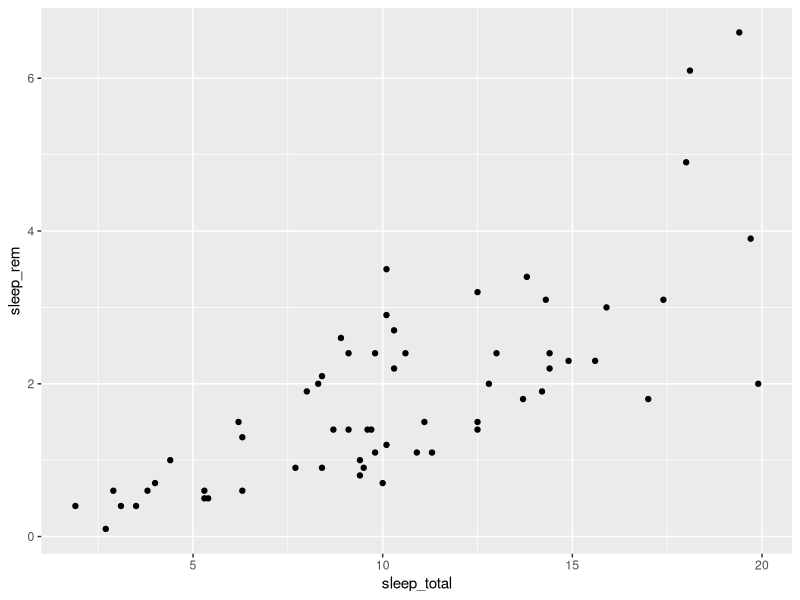
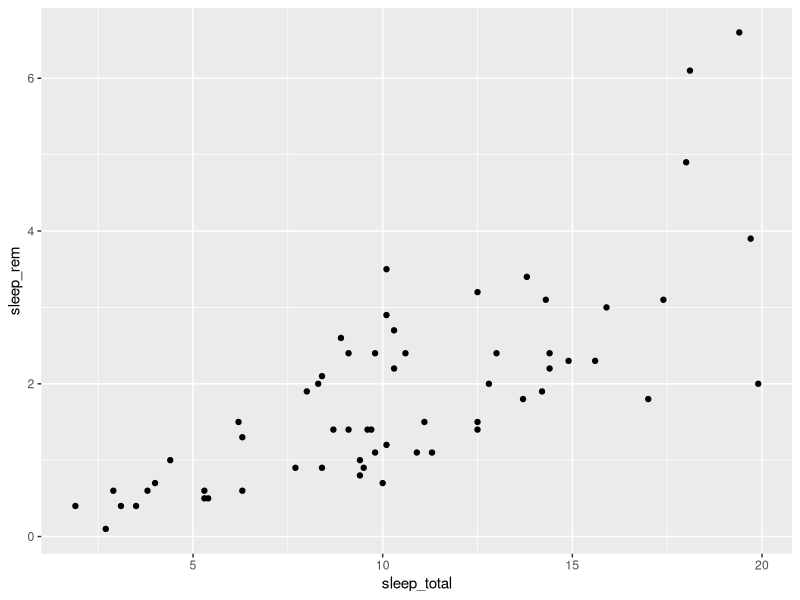
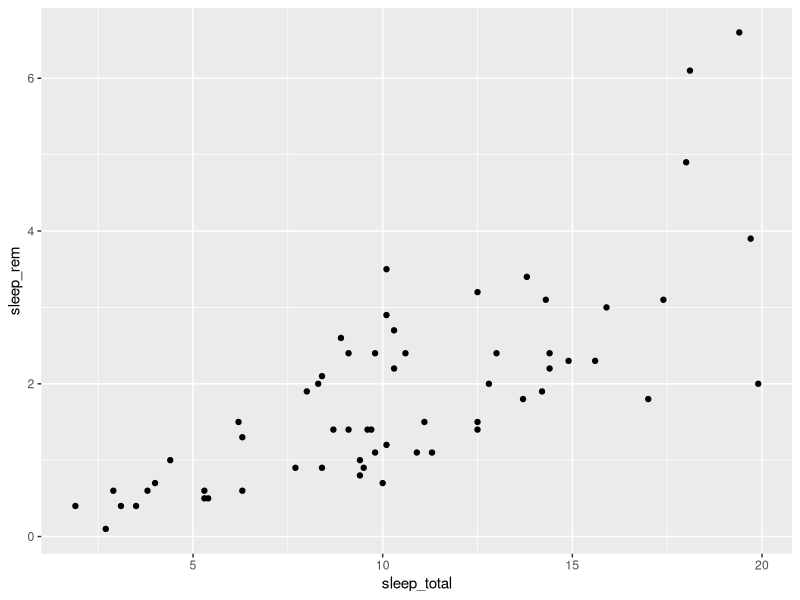
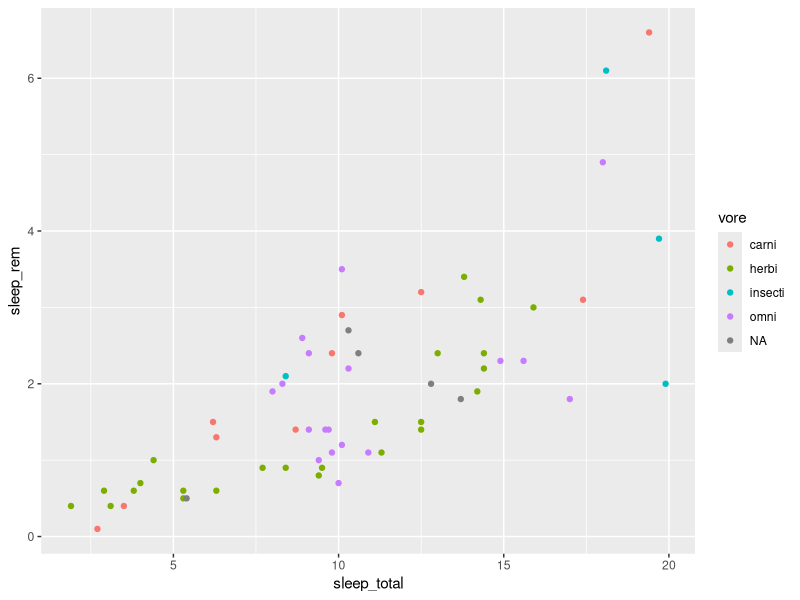
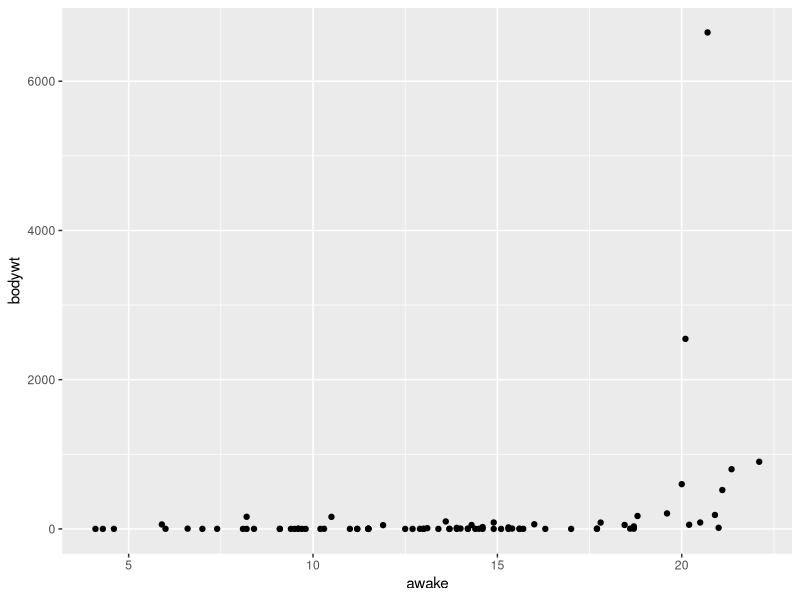
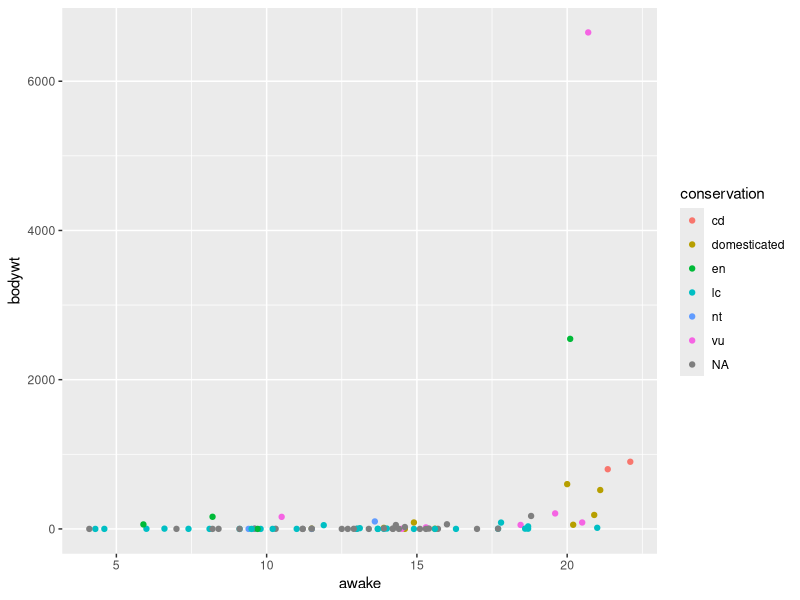
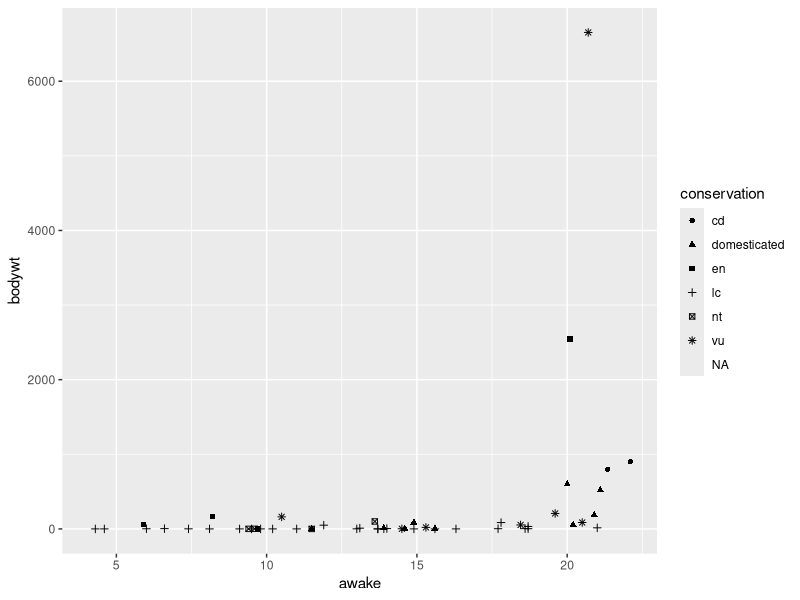
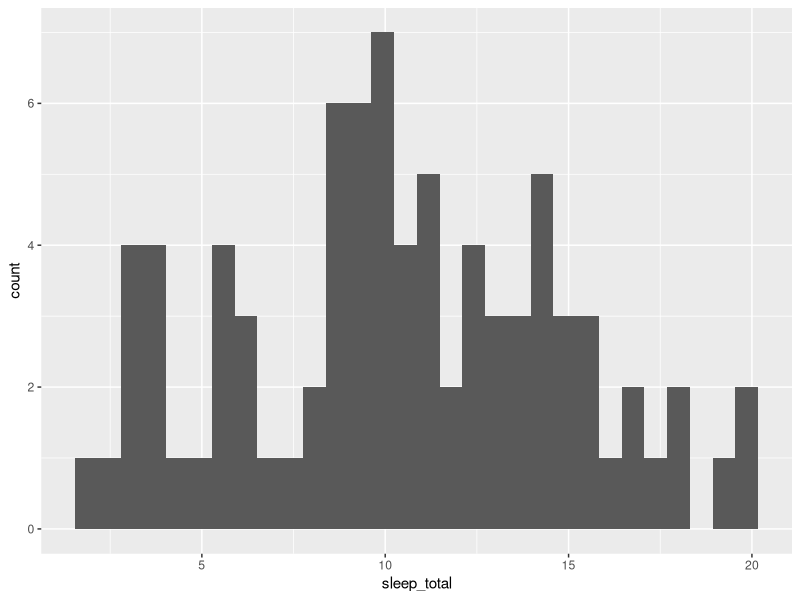

These figures' R source, in order:
## ---- chunk 1
#install.packages("tidyverse")
library(tidyverse)
## ---- chunk 2
#| echo: true
msleep <- ggplot2::msleep
## ---- chunk 3
glimpse(msleep)
## ---- chunk 4
msleep |>
  ggplot(aes(x = sleep_total, y = sleep_rem)) +
  geom_point()
## ---- chunk 5
ggplot(msleep, aes(x = sleep_total, y = sleep_rem)) +
  geom_point()
## ---- chunk 6
ggplot(data = msleep, aes(x = sleep_total, y = sleep_rem)) +
  geom_point()
## ---- chunk 7
msleep |>
  ggplot(aes(x = sleep_total, y = sleep_rem, color = vore)) +
  geom_point()
## ---- chunk 8
glimpse(msleep)
## ---- chunk 9
msleep |>
  ggplot(aes(x = awake, y = bodywt)) +
  geom_point()
## ---- chunk 10
msleep |>
  ggplot(aes(x = awake, y = bodywt, color = conservation)) +
  geom_point()
## ---- chunk 11
msleep |>
  ggplot(aes(x = awake, y = bodywt, shape = conservation)) +
  geom_point()
## ---- chunk 12
msleep |>
  ggplot(aes(x = sleep_total)) +
  geom_histogram()
## ---- chunk 13
msleep |>
  ggplot(aes(x = sleep_total)) +
  geom_histogram(binwidth = 2)
## ---- chunk 14
msleep |>
  ggplot(aes(x = sleep_total)) +
  geom_histogram(bins = 5)
## ---- chunk 15
msleep |>
  ggplot(aes(x = sleep_total)) +
  geom_histogram(bins = 100)
## ---- chunk 16
msleep |>
  ggplot(aes(x = sleep_total)) +
  geom_histogram(binwidth = 1)
## ---- chunk 17
#msleep |>
#  ggplot(aes(x = vore)) +
#  geom_histogram()
## ---- chunk 18

## ---- chunk 19

## ---- chunk 20

## ---- chunk 21
msleep |>
  ggplot(aes(y = sleep_total)) +
  geom_boxplot()
## ---- chunk 22
msleep |>
  ggplot(aes(x = sleep_total)) +
  geom_boxplot()
## ---- chunk 23
msleep |>
  ggplot(aes(x = vore, y = sleep_total)) +
  geom_boxplot()
## ---- chunk 24

## ---- chunk 25
msleep |>
  ggplot(aes(x = vore)) +
  geom_bar()
## ---- chunk 26
msleep |>
  ggplot(aes(x = vore, fill = order)) +
  geom_bar()
## ---- chunk 27
msleep |>
  ggplot(aes(x = vore, fill = bodywt)) +
  geom_bar()
## ---- chunk 28
msleep |>
  ggplot(aes(x = bodywt, fill = order)) +
  geom_bar()
## ---- chunk 29
msleep |>
  ggplot(aes(x = bodywt, fill = order)) +
  geom_histogram()
## ---- chunk 30
msleep |>
  ggplot(aes(x = vore, fill = conservation)) +
  geom_bar()
## ---- chunk 31

## ---- chunk 32
#msleep |>
#  ggplot(aes(x = name, y = bodywt)) +
#  geom_bar()
## ---- chunk 33
msleep |>
  ggplot(aes(x = name, y = bodywt, fill = order)) +
  geom_col()
## ---- chunk 34
weight_data <- msleep |>
  group_by(vore) |>
  summarize(
    average_weight = mean(bodywt),
    n = n())

weight_data
## ---- chunk 35
weight_data |>
  ggplot(aes(x = vore, y = average_weight)) +
  geom_col()
## ---- chunk 36
glimpse(ChickWeight)
## ---- chunk 37
ChickWeight |> 
  ggplot(aes(x = Time, y = weight, group = Chick)) + 
  geom_line()
## ---- chunk 38
ChickWeight |> ggplot(aes(x = Time, y = weight)) +
  geom_line()
## ---- chunk 39
ChickWeight |> 
  ggplot(aes(x = Time, 
             y = weight,
             group = Chick, 
             color = Diet)) + 
  geom_line()
## ---- chunk 40
ChickWeight |> 
  ggplot(aes(x = Time, 
             y = weight, 
             group = Chick, 
             linetype = Diet)) + 
  geom_line()
## ---- chunk 41
ChickWeight |> 
  ggplot(aes(x = Time, 
             y = weight, 
             group = Chick, 
             fill = Diet)) +
  geom_line()
## ---- chunk 42
msleep |>
  ggplot(aes(x = vore, y = sleep_total)) +
  geom_boxplot()
## ---- chunk 43
msleep |>
  ggplot(aes(x = vore, y = sleep_total)) +
  geom_point()
## ---- chunk 44
msleep |>
  ggplot(aes(x = vore, y = sleep_total)) +
  geom_boxplot() +
  geom_point()
## ---- chunk 45
msleep |>
  ggplot(aes(x = vore, y = sleep_total)) +
  geom_point() +
  geom_boxplot()
## ---- chunk 46
ChickWeight |>
  ggplot(aes(x = Time, 
             y = weight, 
             group = Chick, 
             color = Diet)) +
    geom_line()
## ---- chunk 47
ChickWeight |>
  ggplot(aes(x = Time, 
             y = weight, 
             group = Chick, 
             color = Diet)) +
     geom_line()
## ---- chunk 48
msleep |>
  ggplot(aes(x = sleep_total, y = sleep_rem, color = vore)) +
  geom_point()
## ---- chunk 49
msleep |>
  ggplot(aes(x = sleep_total, y = sleep_rem, )) +
  geom_point() +
  labs(title = "Sleep by Diet in Mammals") +
  facet_wrap( ~ vore)
## ---- chunk 50
msleep |>
  ggplot(aes(x = sleep_total)) +
  geom_histogram()
## ---- chunk 51
msleep |>
  ggplot(aes(x = sleep_total)) +
  geom_histogram() +
  facet_wrap(~ vore)
## ---- chunk 52

## ---- chunk 53
msleep |>
  ggplot(aes(x = sleep_total)) +
  geom_histogram(bins = 10) +
  labs(title = "Typical Sleep for Mammal Species")
## ---- chunk 54
msleep |>
  ggplot(aes(x = sleep_total)) +
  geom_histogram(bins = 10) +
  labs(title = "Typical sleep for Mammal Species",
       subtitle = "Based on 83 mammalian species")
## ---- chunk 55
msleep |>
  ggplot(aes(x = sleep_total, y = sleep_rem, color = vore)) +
  geom_point()
## ---- chunk 56
msleep |>
  ggplot(aes(x = sleep_total, y = sleep_rem, color = vore)) +
  geom_point() +
  labs(title = "REM and Total Sleep Comparison by Diet",
       x = "Typical Total Sleep (hours)",
       y = "Typical REM Sleep (hours)",
       color = "Diet")
## ---- chunk 57
msleep |>
  ggplot(aes(x = sleep_total, y = sleep_rem, color = vore)) +
  geom_point() +
  labs(title = "REM and Total Sleep Comparison by Diet",
       x = "Typical Total Sleep (hours)",
       y = "Typical REM Sleep (hours)",
       color = "Diet",
       caption = "Data available at https://ggplot2.tidyverse.org/reference/msleep.html")
## ---- chunk 58

## ---- chunk 59
msleep |>
  ggplot(aes(x = sleep_total, y = sleep_rem, color = vore)) +
  geom_point() +
  labs(title = "REM and Total Sleep Comparison by Diet",
       x = "Typical Total Sleep (hours)",
       y = "Typical REM Sleep (hours)",
       color = "Diet")
## ---- chunk 60
msleep |>
  ggplot(aes(x = sleep_total, y = sleep_rem, color = vore)) +
  geom_point() +
  labs(title = "REM and Total Sleep Comparison by Diet",
       x = "Typical Total Sleep (hours)",
       y = "Typical REM Sleep (hours)",
       color = "Diet") +
  theme_minimal()
## ---- chunk 61
msleep |>
  ggplot(aes(x = sleep_total, y = sleep_rem, color = vore)) +
  geom_point() +
  labs(title = "REM and Total Sleep Comparison by Diet",
       x = "Typical Total Sleep (hours)",
       y = "Typical REM Sleep (hours)",
       color = "Diet") 

## ---- chunk 62
msleep |>
  ggplot(aes(x = sleep_total, y = sleep_rem, color = vore)) +
  geom_point() +
  labs(title = "REM and Total Sleep Comparison by Diet",
       x = "Typical Total Sleep (hours)",
       y = "Typical REM Sleep (hours)",
       color = "Diet") 
## ---- chunk 63
msleep |>
  ggplot(aes(x = sleep_total, y = sleep_rem, color = vore)) +
  geom_point() +
  labs(title = "REM and Total Sleep Comparison by Diet",
       x = "Typical Total Sleep (hours)",
       y = "Typical REM Sleep (hours)",
       color = "Diet")  +
    scale_color_brewer(palette = "Set2")
## ---- chunk 64
msleep |>
  ggplot(aes(x = conservation, fill = vore)) +
  geom_bar()  +
    scale_fill_brewer(palette = "Set2")
## ---- chunk 65
msleep |>
  ggplot(aes(x = conservation, fill = vore)) +
  geom_bar()  +
    scale_fill_brewer(palette = "Set2", na.value="grey")
## ---- chunk 66
msleep |>
  ggplot(aes(x = conservation, fill = vore)) +
  geom_bar()  +
    scale_fill_brewer(palette = "Set2", na.value="grey")
## ---- chunk 67

